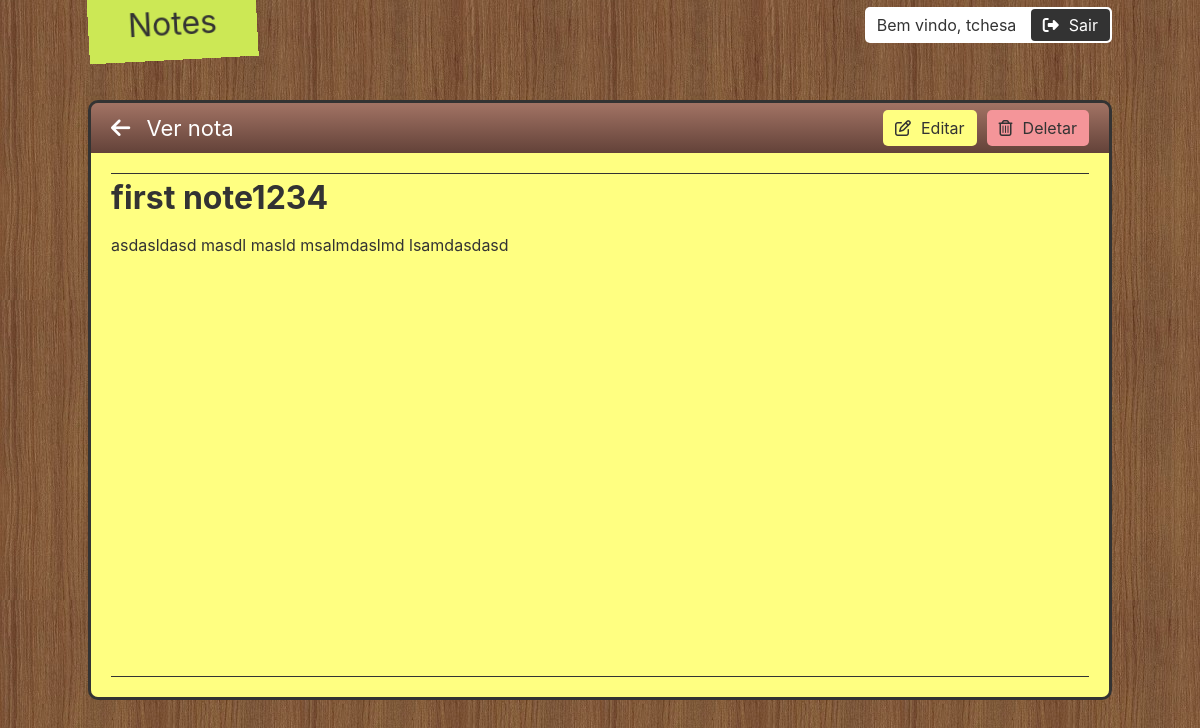
/1/ (signed in), run on the app's committed database.
### storage/models.py (models this page shows)
class Note(models.Model):
    user = models.ForeignKey(User, default=1, on_delete=models.CASCADE)
    title = models.CharField(max_length=120)
    content = models.TextField(null=True, blank=True)

### storage/views.py (the view)
# urls.py: path('<int:id>/', view_note_page),
@login_required
def view_note_page(request, id):
    note = Note.objects.get(id=id)
    context = {'note': note}
    return render(request, 'view.html', context)

### templates/view.html (shortened to what this page needs)
{% extends "base.html" %}
{% block content %}
    <div class='book'>
        <div class="book-hd">
            <span class='title'>
                <a href='/'> <i class="fas fa-arrow-left"></i> </a>Ver nota
            </span>
            <a class='delete' href='delete'>
                <i class='far fa-trash-alt'></i><span>Deletar</span>
            </a>
            <a class='edit-btn mr' href='edit'>
                <i class="far fa-edit"></i><span>Editar</span>
            </a>
        </div>
        <div class="book-bd">
            <div class='view'>
                <span class='title'>{{ note.title }}</span>
                <span class='content'>{{ note.content }}</span>
            </div>
        </div>
    </div>
{% endblock %}

### templates/base.html (shortened to what this page needs)
<!doctype html>
<html lang="en">
<head>
    <link rel="stylesheet" href="https://stackpath.bootstrapcdn.com/bootstrap/4.3.1/css/bootstrap.min.css"
>
    {% load static %}
    <link rel='stylesheet' type='text/css' href='{% static "main.css" %}'>
</head>
<body>
<header>
    <a href='/'>
        <span class='logo'>Notes</span>
    </a>
    {% if user.is_authenticated %}
        <div class='user'>
            <span>Bem vindo, {{ user }}</span>
            <a class='logout' href='/logout'>
                <i class="fas fa-sign-out-alt"></i>Sair
            </a>
        </div>
    {% endif %}
</header>
<main>
    {% block content %}
    {% endblock %}
</main>
</body>
</html>

### static/main.css (style rules this page uses)
body { color: #333; background-color: #8A6143; background-image: url("bg.jpg"); background-repeat: repeat; }
* { outline: none; }
header, main { max-width: 1064px; padding-left: 20px; padding-right: 20px; margin: auto; }
header { position: fixed; left: 0; right: 0; top: 0; }
header .logo { display: inline-block; position: absolute; background-color: #CCE855; padding: 12px 40px 12px; font-size: 32px; color: #333; text-decoration: none; top: -12px; transform: rotate(-3deg); transition: .3s; }
header .user { float: right; background-color: white; padding: 2px; border-radius: 5px; margin: 7px 0; }
header .user > span { display: inline-block; padding: 4px 10px; }
header .user > a { display: inline-block; padding: 4px 12px; background-color: #333; color: white !important; border-radius: 4px; }
header .user > a > i { margin-right: 10px; }
main { margin-top: 100px; }
.book { height: calc(100vh - 200px); border-radius: 10px; border: 3px solid #333; overflow: hidden; }
.book .book-hd { height: 50px; background-image: linear-gradient(#A27364, #634239); padding: 0 20px; color: white; }
.book .book-hd .title { line-height: 50px; font-size: 22px; }
.book .book-hd .title a { float: none; color: white; padding: 0; margin: 0; }
.book .book-hd a, .book .book-hd button { color: #333; float: right; padding: 6px 12px; margin: 7px 0; border-radius: 5px; text-decoration: none; border: 0 none; }
.book .book-hd a.mr { margin-right: 10px; }
.book .book-hd a i, .book .book-hd button i { margin-right: 10px; }
.book .book-hd .edit-btn { background-color: #FFFF81; }
.book .book-hd .delete { background-color: #F49599; }
.book .book-bd { padding: 20px; background-color: #FFFF81; height: calc(100% - 50px); }
.book .view { border-top: 1px solid #333; border-bottom: 1px solid #333; height: 100%; position: relative; max-height: 100%; overflow-y: auto; }
.book .view .title { font-size: 32px; display: block; margin-bottom: 10px; font-weight: bold; word-break: break-all; }
.book .view .content { display: block; padding-top: 1px; white-space: pre-wrap; padding-bottom: 10px; }

### data on the page
Note: title "first note1234", content "asdasldasd masdl masld msalmdaslmd lsamdasdasd"

### other printed values
{{ user }} "tchesa"
